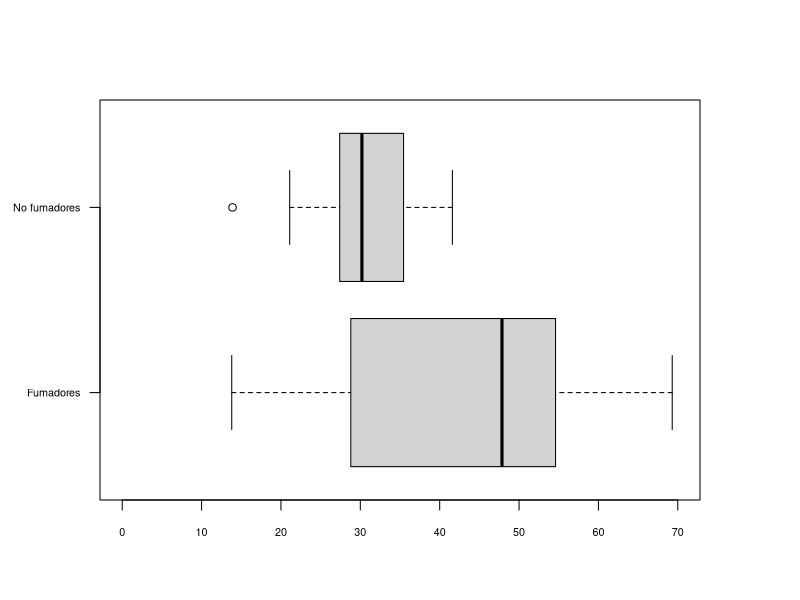

R code for this plot:
fum = c(69.3, 56.0, 22.1, 47.6, 53.2, 48.1, 52.7, 34.4, 60.2, 43.8, 23.2, 13.8)
noFum = c(28.6, 25.1, 26.4, 34.9, 29.8, 28.4, 38.5, 30.2, 30.6, 31.8, 41.6, 21.1, 36.0, 37.9, 13.9)

mediaF = mean(fum)
mediaN = mean(noFum)

desvF = sd(fum)
desvN = sd(noFum)

par(mar = c(5,5,5,5))
boxplot(fum, noFum, horizontal = TRUE, ylim = c(0,70), names = c("Fumadores", "No fumadores"),
        axes = TRUE, axisnames = TRUE, cex.axis = 0.65, las = 1)

